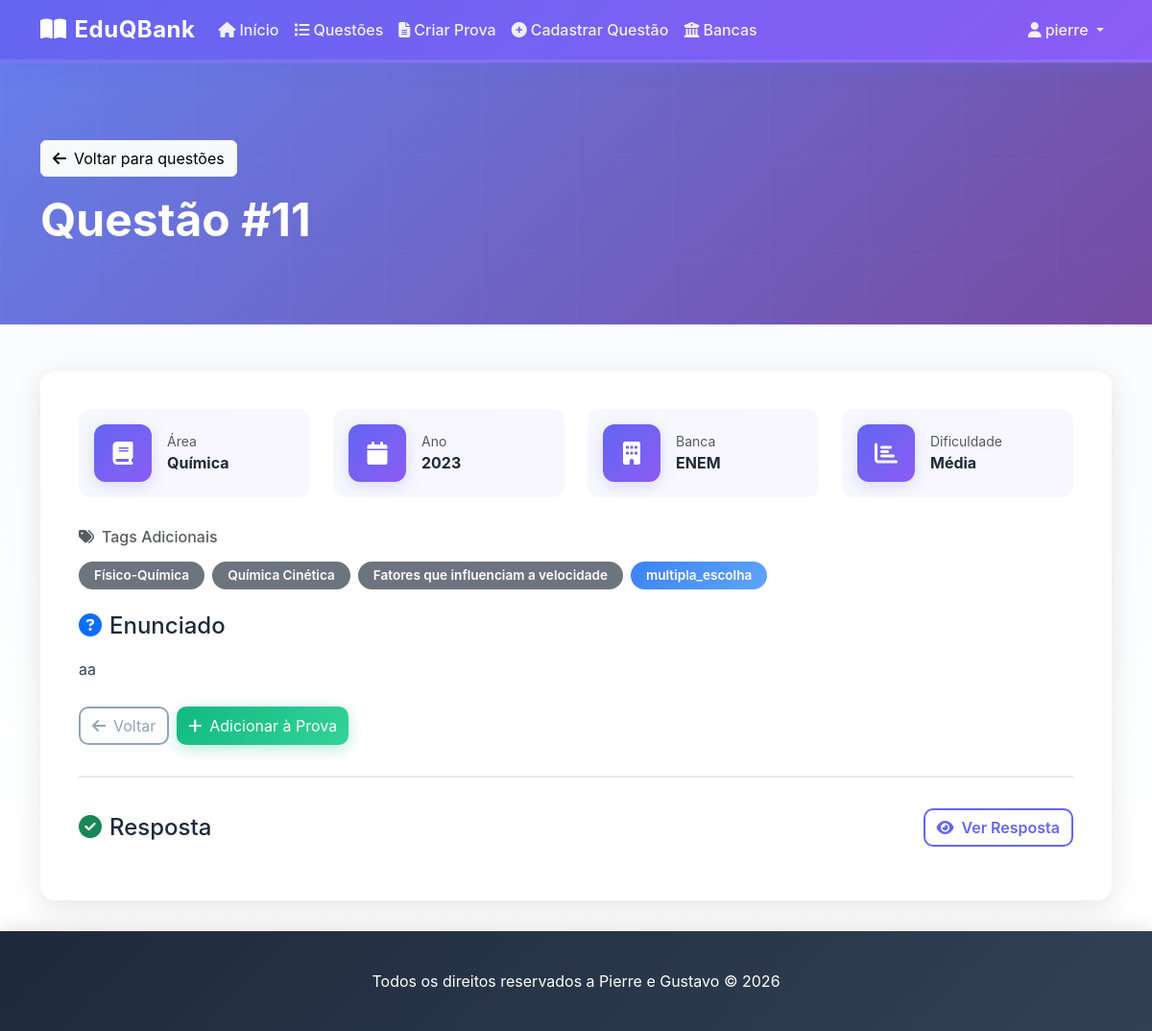
The page /questao/11/ (signed in) on the database its author committed.
### app/models.py (models this page shows, shortened)
class Questao(models.Model):
    area = models.ForeignKey('Conteudo', on_delete=models.PROTECT, related_name='q_area')
    unidade = models.ForeignKey('Conteudo', on_delete=models.PROTECT, related_name='q_unidade', null=True, blank=True)
    topico = models.ForeignKey('Conteudo', on_delete=models.PROTECT, related_name='q_topico', null=True, blank=True)
    subtopico = models.ForeignKey('Conteudo', on_delete=models.PROTECT, related_name='q_subtopico', null=True, blank=True)
    categoria = models.ForeignKey('Conteudo', on_delete=models.PROTECT, related_name='q_categoria', null=True, blank=True)
    ano = models.IntegerField()
    banca = models.CharField(max_length=100)
    tipo_questao = models.CharField(max_length=50)
    dificuldade = models.CharField(max_length=20)
    GRAU_ESCOLARIDADE_CHOICES = [
        ('fundamental', 'Ensino Fundamental'),
        ('medio', 'Ensino Médio'),
        ('superior', 'Ensino Superior'),
    ]
    grau_escolaridade = models.CharField(max_length=20, choices=GRAU_ESCOLARIDADE_CHOICES)
    enunciado = RichTextUploadingField('Enunciado')
    resposta = RichTextUploadingField('Resposta')
    resposta_gabarito = RichTextUploadingField('Resposta Gabarito', blank=True, null=True)

class Conteudo(models.Model):
    nome = models.CharField(max_length=500)
    pai = models.ForeignKey('self', null=True, blank=True, on_delete=models.PROTECT, related_name='subconteudos')
    TIPO_CHOICES = [
        ('area', 'Área'),
        ('unidade', 'Unidade'),
        ('topico', 'Tópico'),
        ('subtopico', 'Subtópico'),
        ('categoria', 'Categoria'),
    ]
    tipo = models.CharField(max_length=20, choices=TIPO_CHOICES)

### app/views/pages.py (the view)
@login_required
def questao_detail(request, questao_id):
    questao = get_object_or_404(Questao, id=questao_id)
    questao.enunciado_rendered = html_render_math_to_img(questao.enunciado or "")
    questao.resposta_rendered = html_render_math_to_img(questao.resposta or "")
    context = {
        'questao': questao,
    }
    return render(request, 'app/questao_detail.html', context)

### app/templates/app/questao_detail.html (shortened to what this page needs)
{% extends "app/base.html" %}
{% load static %}
{% block content %}
<div class="hero-section">
    <div class="container">
        <a href="{% url 'questoes_list' %}" class="btn btn-light mb-3">
            <i class="fas fa-arrow-left me-2"></i>Voltar para questões
        </a>
        <h1 class="display-5 fw-bold mb-0">Questão #{{ questao.id }}</h1>
    </div>
</div>
<div class="container">
    <div class="questao-container">
        <div class="metadata-grid">
            <div class="metadata-item">
                <div class="metadata-icon bg-primary text-white">
                    <i class="fas fa-book"></i>
                </div>
                <div>
                    <small class="text-muted d-block">Área</small>
                    <strong>{{ questao.area.nome }}</strong>
                </div>
            </div>
            <div class="metadata-item">
                <div class="metadata-icon bg-info text-white">
                    <i class="fas fa-calendar"></i>
                </div>
                <div>
                    <small class="text-muted d-block">Ano</small>
                    <strong>{{ questao.ano }}</strong>
                </div>
            </div>
            <div class="metadata-item">
                <div class="metadata-icon bg-secondary text-white">
                    <i class="fas fa-building"></i>
                </div>
                <div>
                    <small class="text-muted d-block">Banca</small>
                    <strong>{{ questao.banca }}</strong>
                </div>
            </div>
            <div class="metadata-item">
                <div class="metadata-icon bg-{% if questao.dificuldade == 'Fácil' %}success{% elif questao.dificuldade == 'Média' %}warning{% else %}danger{% endif %} text-white">
                    <i class="fas fa-chart-bar"></i>
                </div>
                <div>
                    <small class="text-muted d-block">Dificuldade</small>
                    <strong>{{ questao.dificuldade }}</strong>
                </div>
            </div>
        </div>
        {% if questao.unidade or questao.topico or questao.subtopico or questao.categoria %}
        <div class="mb-4">
            <h6 class="text-muted mb-3">
                <i class="fas fa-tags me-2"></i>Tags Adicionais
            </h6>
            <div class="d-flex flex-wrap gap-2">
                {% if questao.unidade %}
                <span class="badge bg-secondary">{{ questao.unidade.nome }}</span>
                {% endif %}
                {% if questao.topico %}
                <span class="badge bg-secondary">{{ questao.topico.nome }}</span>
                {% endif %}
                {% if questao.subtopico %}
                <span class="badge bg-secondary">{{ questao.subtopico.nome }}</span>
                {% endif %}
                <span class="badge bg-info">{{ questao.tipo_questao }}</span>
            </div>
        </div>
        {% endif %}
        <div class="mb-4">
            <h4 class="mb-3">
                <i class="fas fa-question-circle me-2 text-primary"></i>Enunciado
            </h4>
            <div class="prose">
                {{ questao.enunciado_rendered|safe }}
            </div>
        </div>
        <div class="mb-4 d-flex gap-2">
            <a href="{% url 'questoes_list' %}" class="btn btn-outline-secondary">
                <i class="fas fa-arrow-left me-2"></i>Voltar
            </a>
            <button class="btn btn-success" onclick="addQuestionToSelection({{ questao.id }}, {area: '{{ questao.area.nome }}', ano: {{ questao.ano }}})">
                <i class="fas fa-plus me-2"></i>Adicionar à Prova
            </button>
        </div>
        {% if questao.resposta %}
        <div class="answer-section">
            <div class="d-flex justify-content-between align-items-center mb-3">
                <h4 class="mb-0">
                    <i class="fas fa-check-circle me-2 text-success"></i>Resposta
                </h4>
                <button class="btn btn-outline-primary answer-toggle" onclick="toggleAnswer()">
                    <i class="fas fa-eye me-2"></i><span id="answerToggleText">Ver Resposta</span>
                </button>
            </div>
        </div>
        {% endif %}
    </div>
</div>
{% endblock %}

### app/templates/app/base.html (shortened to what this page needs)
{% load static %}
<!DOCTYPE html>
<html lang="pt-br">
<head>
    <link href="https://cdn.jsdelivr.net/npm/bootstrap@5.3.2/dist/css/bootstrap.min.css" rel="stylesheet">
    <link rel="stylesheet" href="https://cdnjs.cloudflare.com/ajax/libs/font-awesome/6.4.0/css/all.min.css">
</head>
<body>
    <nav class="navbar navbar-expand-lg navbar-dark">
        <div class="container">
            <a class="navbar-brand" href="{% url 'index' %}">
                <i class="fas fa-book-open me-2"></i>EduQBank
            </a>
            <div class="collapse navbar-collapse" id="navbarNav">
                <ul class="navbar-nav me-auto">
                    <li class="nav-item">
                        <a class="nav-link" href="{% url 'index' %}">
                            <i class="fas fa-home me-1"></i>Início
                        </a>
                    </li>
                    {% if user.is_authenticated %}
                    <li class="nav-item">
                        <a class="nav-link" href="{% url 'questoes_list' %}">
                            <i class="fas fa-list me-1"></i>Questões
                        </a>
                    </li>
                    <li class="nav-item">
                        <a class="nav-link" href="{% url 'criar_prova' %}">
                            <i class="fas fa-file-alt me-1"></i>Criar Prova
                        </a>
                    </li>
                    {% if user.is_staff %}
                    <li class="nav-item">
                        <a class="nav-link" href="{% url 'cadastro_questao' %}">
                            <i class="fas fa-plus-circle me-1"></i>Cadastrar Questão
                        </a>
                    </li>
                    <li class="nav-item">
                        <a class="nav-link" href="{% url 'bancas_page' %}">
                            <i class="fas fa-university me-1"></i>Bancas
                        </a>
                    </li>
                    {% endif %}
                    {% endif %}
                </ul>
                <ul class="navbar-nav">
                    {% if user.is_authenticated %}
                    <li class="nav-item dropdown">
                        <a class="nav-link dropdown-toggle" href="#" id="userDropdown" role="button" data-bs-toggle="dropdown" aria-expanded="false">
                            <i class="fas fa-user me-1"></i>{{ user.username }}
                        </a>
                    </li>
                    {% endif %}
                </ul>
            </div>
        </div>
    </nav>
    <main class="main-content">
        {% block content %}{% endblock %}
    </main>
    <footer class="footer">
        <div class="container text-center">
            <p class="mb-0">Todos os direitos reservados a Pierre e Gustavo &copy; {% now "Y" %}</p>
        </div>
    </footer>
</body>
</html>

### app/templates/app/base.html (style rules this page uses)
:root { --primary-color: #6366f1; --primary-dark: #4f46e5; --primary-light: #818cf8; --secondary-color: #8b5cf6; --secondary-dark: #7c3aed; --success-color: #10b981; --success-light: #34d399; --danger-color: #ef4444; --danger-light: #f87171; --warning-color: #f59e0b; --warning-light: #fbbf24; --info-color: #3b82f6; --info-light: #60a5fa; --dark-color: #1e293b; --dark-light: #334155; --light-color: #f8fafc; --light-gray: #e2e8f0; --gray: #94a3b8; --white: #ffffff; --gradient-primary: linear-gradient(135deg, #6366f1 0%, #8b5cf6 100%); --gradient-hero: linear-gradient(135deg, #667eea 0%, #764ba2 100%); --gradient-success: linear-gradient(135deg, #10b981 0%, #34d399 100%); }
* { transition: background-color 0.2s ease, color 0.2s ease; }
body { font-family: 'Inter', 'Segoe UI', Tahoma, Geneva, Verdana, sans-serif; background: #ffffff; min-height: 100vh; display: flex; flex-direction: column; color: #1e293b; }
.navbar { background: var(--gradient-primary); box-shadow: 0 4px 20px rgba(99, 102, 241, 0.3); backdrop-filter: blur(10px); position: relative; z-index: 1030; border-bottom: 3px solid rgba(255, 255, 255, 0.1); }
.navbar-brand { font-weight: 700; font-size: 1.5rem; letter-spacing: 0.5px; color: white !important; }
.navbar-nav .nav-link { color: rgba(255, 255, 255, 0.9) !important; font-weight: 500; transition: all 0.3s; }
.nav-item.dropdown { position: relative; }
.main-content { flex: 1; padding: 0 0 2rem 0; background: linear-gradient(to bottom, #f8fafc 0%, #ffffff 100%); margin-top: 0; }
.btn-success { background: var(--gradient-success); border: none; border-radius: 10px; box-shadow: 0 4px 15px rgba(16, 185, 129, 0.3); }
.btn-outline-primary { border: 2px solid var(--primary-color); color: var(--primary-color); border-radius: 10px; font-weight: 600; transition: all 0.3s; }
.btn-outline-secondary { border: 2px solid var(--gray); color: var(--gray); border-radius: 10px; }
.footer { background: linear-gradient(135deg, #1e293b 0%, #334155 100%); color: white; padding: 2.5rem 0; margin-top: auto; box-shadow: 0 -4px 20px rgba(0,0,0,0.1); }
.hero-section { background: var(--gradient-hero); color: white; padding: 5rem 0; margin-bottom: 3rem; position: relative; overflow: hidden; margin-top: 0; border-top: 1px solid rgba(255, 255, 255, 0.1); }
.hero-section::before { content: ''; position: absolute; top: 0; left: 0; right: 0; bottom: 0; opacity: 0.3; }
.hero-section > * { position: relative; z-index: 1; }
.badge { padding: 0.5rem 1rem; border-radius: 25px; font-weight: 600; font-size: 0.85rem; }
.badge.bg-info { background: linear-gradient(135deg, #3b82f6 0%, #60a5fa 100%) !important; }
.prose { max-width: 100%; }
.prose p { margin-bottom: 1.2rem; line-height: 1.8; color: #334155; }
.questao-container { background: white; border-radius: 16px; padding: 2.5rem; box-shadow: 0 8px 30px rgba(0,0,0,0.1); }
.metadata-icon { background: var(--gradient-primary) !important; }

### app/templates/app/questao_detail.html (style rules this page uses)
.metadata-grid { display: grid; grid-template-columns: repeat(auto-fit, minmax(200px, 1fr)); gap: 1.5rem; margin-bottom: 2rem; }
.metadata-item { display: flex; align-items: center; gap: 1rem; padding: 1rem; background: linear-gradient(135deg, rgba(99, 102, 241, 0.05) 0%, rgba(139, 92, 246, 0.05) 100%); border-radius: 12px; transition: all 0.3s; }
.metadata-icon { width: 60px; height: 60px; border-radius: 12px; display: flex; align-items: center; justify-content: center; font-size: 1.5rem; box-shadow: 0 4px 15px rgba(99, 102, 241, 0.2); }
.answer-section { margin-top: 2rem; padding-top: 2rem; border-top: 2px solid #e2e8f0; }
.answer-toggle { cursor: pointer; user-select: none; }

### rows shown on the page
Questao: id "11", area.nome "Química", ano "2023", banca "ENEM", dificuldade "Média", unidade.nome "Físico-Química", topico.nome "Química Cinética", subtopico.nome "Fatores que influenciam a velocidade", tipo_questao "multipla_escolha", enunciado_rendered "aa"

### other values the page prints
{{ user.username }} "pierre"
